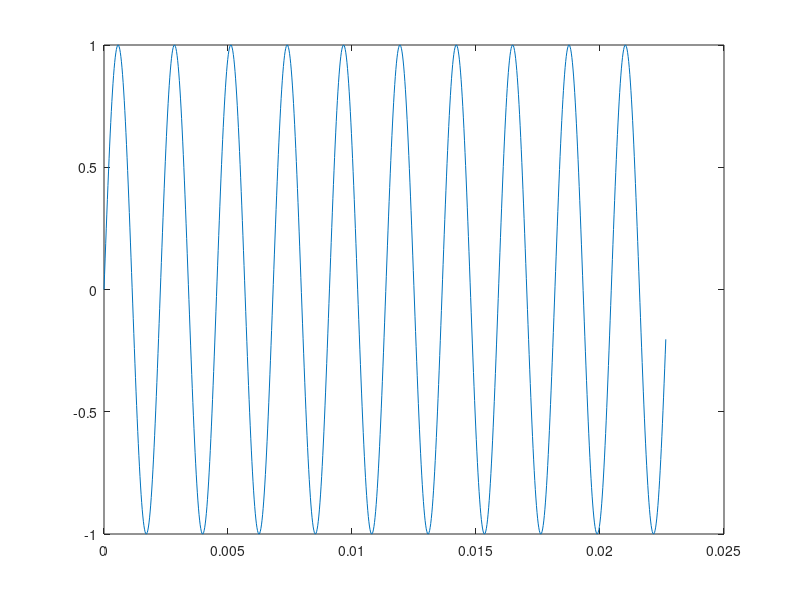

MATLAB code to generate this figure:
%t = [0:1/30000:0.2];
%A = 1;
%f =10000;
%y = A*sin(2*pi*f*t);
%plot(t(1:100),y(1:100))

% Fs = 44100;
% t = [0:1/Fs:3-1/Fs]; %1 second, length 44100
% freq = 440; % Hz
% f1 = sin(2*pi*freq*t);
% sound(f1,Fs)
% %f2 = sin(2*pi*(2*freq)*t);
% %sound(f2,Fs)
% period: (1/freq*Fs)
% figure(1);plot(f1)
% figure(2);plot(f1(1:round(1/freq*Fs+1)))
% 
% wavwrite(f1,Fs,'440Hz.wav')

for k = 1:5
    fs = 44100;
    t = 0:1/fs:2;
    f = 440;
    c = 1;
    
    y = c*sin(2.*pi.*f.*t);
    plot(t(1:1000),y(1:1000));
    sound(y,fs,16);
end;

